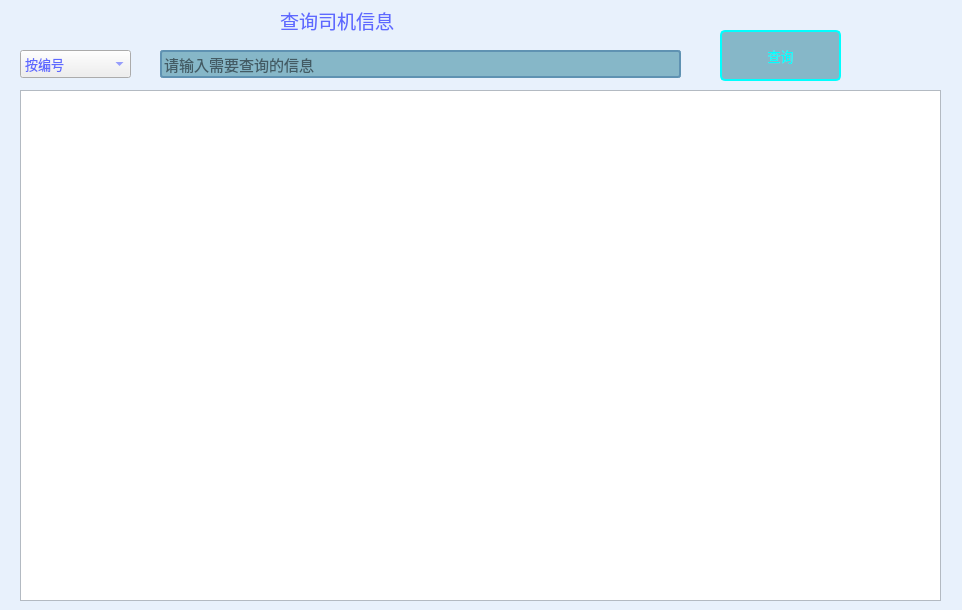
<?xml version="1.0" encoding="UTF-8"?>
<ui version="4.0">
 <class>Select_Driver_2</class>
 <widget class="QDialog" name="Select_Driver_2">
  <property name="geometry">
   <rect>
    <x>0</x>
    <y>0</y>
    <width>962</width>
    <height>610</height>
   </rect>
  </property>
  <property name="palette">
   <palette>
    <active>
     <colorrole role="WindowText">
      <brush brushstyle="SolidPattern">
       <color alpha="255">
        <red>0</red>
        <green>0</green>
        <blue>0</blue>
       </color>
      </brush>
     </colorrole>
     <colorrole role="Button">
      <brush brushstyle="SolidPattern">
       <color alpha="255">
        <red>232</red>
        <green>241</green>
        <blue>252</blue>
       </color>
      </brush>
     </colorrole>
     <colorrole role="Light">
      <brush brushstyle="SolidPattern">
       <color alpha="255">
        <red>255</red>
        <green>255</green>
        <blue>255</blue>
       </color>
      </brush>
     </colorrole>
     <colorrole role="Midlight">
      <brush brushstyle="SolidPattern">
       <color alpha="255">
        <red>243</red>
        <green>248</green>
        <blue>253</blue>
       </color>
      </brush>
     </colorrole>
     <colorrole role="Dark">
      <brush brushstyle="SolidPattern">
       <color alpha="255">
        <red>116</red>
        <green>120</green>
        <blue>126</blue>
       </color>
      </brush>
     </colorrole>
     <colorrole role="Mid">
      <brush brushstyle="SolidPattern">
       <color alpha="255">
        <red>155</red>
        <green>161</green>
        <blue>168</blue>
       </color>
      </brush>
     </colorrole>
     <colorrole role="Text">
      <brush brushstyle="SolidPattern">
       <color alpha="255">
        <red>0</red>
        <green>0</green>
        <blue>0</blue>
       </color>
      </brush>
     </colorrole>
     <colorrole role="BrightText">
      <brush brushstyle="SolidPattern">
       <color alpha="255">
        <red>255</red>
        <green>255</green>
        <blue>255</blue>
       </color>
      </brush>
     </colorrole>
     <colorrole role="ButtonText">
      <brush brushstyle="SolidPattern">
       <color alpha="255">
        <red>0</red>
        <green>0</green>
        <blue>0</blue>
       </color>
      </brush>
     </colorrole>
     <colorrole role="Base">
      <brush brushstyle="SolidPattern">
       <color alpha="255">
        <red>255</red>
        <green>255</green>
        <blue>255</blue>
       </color>
      </brush>
     </colorrole>
     <colorrole role="Window">
      <brush brushstyle="SolidPattern">
       <color alpha="255">
        <red>232</red>
        <green>241</green>
        <blue>252</blue>
       </color>
      </brush>
     </colorrole>
     <colorrole role="Shadow">
      <brush brushstyle="SolidPattern">
       <color alpha="255">
        <red>0</red>
        <green>0</green>
        <blue>0</blue>
       </color>
      </brush>
     </colorrole>
     <colorrole role="AlternateBase">
      <brush brushstyle="SolidPattern">
       <color alpha="255">
        <red>243</red>
        <green>248</green>
        <blue>253</blue>
       </color>
      </brush>
     </colorrole>
     <colorrole role="ToolTipBase">
      <brush brushstyle="SolidPattern">
       <color alpha="255">
        <red>255</red>
        <green>255</green>
        <blue>220</blue>
       </color>
      </brush>
     </colorrole>
     <colorrole role="ToolTipText">
      <brush brushstyle="SolidPattern">
       <color alpha="255">
        <red>0</red>
        <green>0</green>
        <blue>0</blue>
       </color>
      </brush>
     </colorrole>
     <colorrole role="PlaceholderText">
      <brush brushstyle="SolidPattern">
       <color alpha="128">
        <red>0</red>
        <green>0</green>
        <blue>0</blue>
       </color>
      </brush>
     </colorrole>
    </active>
    <inactive>
     <colorrole role="WindowText">
      <brush brushstyle="SolidPattern">
       <color alpha="255">
        <red>0</red>
        <green>0</green>
        <blue>0</blue>
       </color>
      </brush>
     </colorrole>
     <colorrole role="Button">
      <brush brushstyle="SolidPattern">
       <color alpha="255">
        <red>232</red>
        <green>241</green>
        <blue>252</blue>
       </color>
      </brush>
     </colorrole>
     <colorrole role="Light">
      <brush brushstyle="SolidPattern">
       <color alpha="255">
        <red>255</red>
        <green>255</green>
        <blue>255</blue>
       </color>
      </brush>
     </colorrole>
     <colorrole role="Midlight">
      <brush brushstyle="SolidPattern">
       <color alpha="255">
        <red>243</red>
        <green>248</green>
        <blue>253</blue>
       </color>
      </brush>
     </colorrole>
     <colorrole role="Dark">
      <brush brushstyle="SolidPattern">
       <color alpha="255">
        <red>116</red>
        <green>120</green>
        <blue>126</blue>
       </color>
      </brush>
     </colorrole>
     <colorrole role="Mid">
      <brush brushstyle="SolidPattern">
       <color alpha="255">
        <red>155</red>
        <green>161</green>
        <blue>168</blue>
       </color>
      </brush>
     </colorrole>
     <colorrole role="Text">
      <brush brushstyle="SolidPattern">
       <color alpha="255">
        <red>0</red>
        <green>0</green>
        <blue>0</blue>
       </color>
      </brush>
     </colorrole>
     <colorrole role="BrightText">
      <brush brushstyle="SolidPattern">
       <color alpha="255">
        <red>255</red>
        <green>255</green>
        <blue>255</blue>
       </color>
      </brush>
     </colorrole>
     <colorrole role="ButtonText">
      <brush brushstyle="SolidPattern">
       <color alpha="255">
        <red>0</red>
        <green>0</green>
        <blue>0</blue>
       </color>
      </brush>
     </colorrole>
     <colorrole role="Base">
      <brush brushstyle="SolidPattern">
       <color alpha="255">
        <red>255</red>
        <green>255</green>
        <blue>255</blue>
       </color>
      </brush>
     </colorrole>
     <colorrole role="Window">
      <brush brushstyle="SolidPattern">
       <color alpha="255">
        <red>232</red>
        <green>241</green>
        <blue>252</blue>
       </color>
      </brush>
     </colorrole>
     <colorrole role="Shadow">
      <brush brushstyle="SolidPattern">
       <color alpha="255">
        <red>0</red>
        <green>0</green>
        <blue>0</blue>
       </color>
      </brush>
     </colorrole>
     <colorrole role="AlternateBase">
      <brush brushstyle="SolidPattern">
       <color alpha="255">
        <red>243</red>
        <green>248</green>
        <blue>253</blue>
       </color>
      </brush>
     </colorrole>
     <colorrole role="ToolTipBase">
      <brush brushstyle="SolidPattern">
       <color alpha="255">
        <red>255</red>
        <green>255</green>
        <blue>220</blue>
       </color>
      </brush>
     </colorrole>
     <colorrole role="ToolTipText">
      <brush brushstyle="SolidPattern">
       <color alpha="255">
        <red>0</red>
        <green>0</green>
        <blue>0</blue>
       </color>
      </brush>
     </colorrole>
     <colorrole role="PlaceholderText">
      <brush brushstyle="SolidPattern">
       <color alpha="128">
        <red>0</red>
        <green>0</green>
        <blue>0</blue>
       </color>
      </brush>
     </colorrole>
    </inactive>
    <disabled>
     <colorrole role="WindowText">
      <brush brushstyle="SolidPattern">
       <color alpha="255">
        <red>116</red>
        <green>120</green>
        <blue>126</blue>
       </color>
      </brush>
     </colorrole>
     <colorrole role="Button">
      <brush brushstyle="SolidPattern">
       <color alpha="255">
        <red>232</red>
        <green>241</green>
        <blue>252</blue>
       </color>
      </brush>
     </colorrole>
     <colorrole role="Light">
      <brush brushstyle="SolidPattern">
       <color alpha="255">
        <red>255</red>
        <green>255</green>
        <blue>255</blue>
       </color>
      </brush>
     </colorrole>
     <colorrole role="Midlight">
      <brush brushstyle="SolidPattern">
       <color alpha="255">
        <red>243</red>
        <green>248</green>
        <blue>253</blue>
       </color>
      </brush>
     </colorrole>
     <colorrole role="Dark">
      <brush brushstyle="SolidPattern">
       <color alpha="255">
        <red>116</red>
        <green>120</green>
        <blue>126</blue>
       </color>
      </brush>
     </colorrole>
     <colorrole role="Mid">
      <brush brushstyle="SolidPattern">
       <color alpha="255">
        <red>155</red>
        <green>161</green>
        <blue>168</blue>
       </color>
      </brush>
     </colorrole>
     <colorrole role="Text">
      <brush brushstyle="SolidPattern">
       <color alpha="255">
        <red>116</red>
        <green>120</green>
        <blue>126</blue>
       </color>
      </brush>
     </colorrole>
     <colorrole role="BrightText">
      <brush brushstyle="SolidPattern">
       <color alpha="255">
        <red>255</red>
        <green>255</green>
        <blue>255</blue>
       </color>
      </brush>
     </colorrole>
     <colorrole role="ButtonText">
      <brush brushstyle="SolidPattern">
       <color alpha="255">
        <red>116</red>
        <green>120</green>
        <blue>126</blue>
       </color>
      </brush>
     </colorrole>
     <colorrole role="Base">
      <brush brushstyle="SolidPattern">
       <color alpha="255">
        <red>232</red>
        <green>241</green>
        <blue>252</blue>
       </color>
      </brush>
     </colorrole>
     <colorrole role="Window">
      <brush brushstyle="SolidPattern">
       <color alpha="255">
        <red>232</red>
        <green>241</green>
        <blue>252</blue>
       </color>
      </brush>
     </colorrole>
     <colorrole role="Shadow">
      <brush brushstyle="SolidPattern">
       <color alpha="255">
        <red>0</red>
        <green>0</green>
        <blue>0</blue>
       </color>
      </brush>
     </colorrole>
     <colorrole role="AlternateBase">
      <brush brushstyle="SolidPattern">
       <color alpha="255">
        <red>232</red>
        <green>241</green>
        <blue>252</blue>
       </color>
      </brush>
     </colorrole>
     <colorrole role="ToolTipBase">
      <brush brushstyle="SolidPattern">
       <color alpha="255">
        <red>255</red>
        <green>255</green>
        <blue>220</blue>
       </color>
      </brush>
     </colorrole>
     <colorrole role="ToolTipText">
      <brush brushstyle="SolidPattern">
       <color alpha="255">
        <red>0</red>
        <green>0</green>
        <blue>0</blue>
       </color>
      </brush>
     </colorrole>
     <colorrole role="PlaceholderText">
      <brush brushstyle="SolidPattern">
       <color alpha="128">
        <red>0</red>
        <green>0</green>
        <blue>0</blue>
       </color>
      </brush>
     </colorrole>
    </disabled>
   </palette>
  </property>
  <property name="windowTitle">
   <string>Dialog</string>
  </property>
  <widget class="QPushButton" name="btn_Select">
   <property name="geometry">
    <rect>
     <x>720</x>
     <y>30</y>
     <width>121</width>
     <height>51</height>
    </rect>
   </property>
   <property name="sizePolicy">
    <sizepolicy hsizetype="Expanding" vsizetype="Expanding">
     <horstretch>0</horstretch>
     <verstretch>0</verstretch>
    </sizepolicy>
   </property>
   <property name="font">
    <font>
     <family>新宋体</family>
     <pointsize>10</pointsize>
    </font>
   </property>
   <property name="styleSheet">
    <string notr="true">
QPushButton
{
    background-color: rgb(134,183,200);
    border:2px solid rgb(0,255,255);
    border-radius:5px;
    
	
	color: rgb(0, 255, 255);
}


QPushButton:hover
{
    background-color: rgb(0,130,150);
    border:2px solid #5F92B2;
    border-radius:5px;
    color:white;
}

QPushButton:hover:pressed
{
    background-color:rgb(85,170,255);
    border:2px solid #3C80B1;
    border-radius:5px;
    color:white;
}</string>
   </property>
   <property name="text">
    <string>查询</string>
   </property>
  </widget>
  <widget class="QLineEdit" name="line_Select_Message">
   <property name="geometry">
    <rect>
     <x>160</x>
     <y>50</y>
     <width>521</width>
     <height>28</height>
    </rect>
   </property>
   <property name="font">
    <font>
     <family>华文楷体</family>
     <pointsize>11</pointsize>
    </font>
   </property>
   <property name="styleSheet">
    <string notr="true">QLineEdit
{
    background-color: rgb(134,183,200);
    border:2px solid #5F92B2;
    border-radius:3px;
}




</string>
   </property>
   <property name="text">
    <string/>
   </property>
   <property name="placeholderText">
    <string>请输入需要查询的信息</string>
   </property>
  </widget>
  <widget class="QLabel" name="label">
   <property name="geometry">
    <rect>
     <x>280</x>
     <y>0</y>
     <width>211</width>
     <height>41</height>
    </rect>
   </property>
   <property name="font">
    <font>
     <family>华文楷体</family>
     <pointsize>14</pointsize>
    </font>
   </property>
   <property name="styleSheet">
    <string notr="true">color: rgb(94, 105, 255);</string>
   </property>
   <property name="text">
    <string>查询司机信息</string>
   </property>
  </widget>
  <widget class="QTableView" name="table_Message">
   <property name="geometry">
    <rect>
     <x>20</x>
     <y>90</y>
     <width>921</width>
     <height>511</height>
    </rect>
   </property>
   <property name="styleSheet">
    <string notr="true"/>
   </property>
  </widget>
  <widget class="QComboBox" name="combo_Box_Select">
   <property name="geometry">
    <rect>
     <x>20</x>
     <y>50</y>
     <width>111</width>
     <height>28</height>
    </rect>
   </property>
   <property name="font">
    <font>
     <family>新宋体</family>
     <pointsize>10</pointsize>
    </font>
   </property>
   <property name="styleSheet">
    <string notr="true">color: rgb(94, 105, 255);</string>
   </property>
   <item>
    <property name="text">
     <string>按编号</string>
    </property>
   </item>
   <item>
    <property name="text">
     <string>按车牌号</string>
    </property>
   </item>
   <item>
    <property name="text">
     <string>按车类型</string>
    </property>
   </item>
   <item>
    <property name="text">
     <string>按姓名</string>
    </property>
   </item>
  </widget>
 </widget>
 <resources/>
 <connections/>
</ui>
